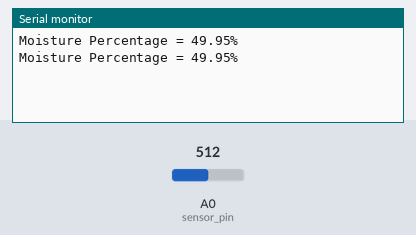
Recording of a sketch running on a simulated Arduino Uno, built with avr-gcc and run on an emulated ATmega328P. On the bench: the last lines printed to the serial monitor. The inputs (shaded band) are chosen by the test bench; at power-on: A0 (sensor_pin) = 512.

Above: at 1.8 s.
1.9 s: A0 (sensor_pin) set to 716
At 2.8 s:
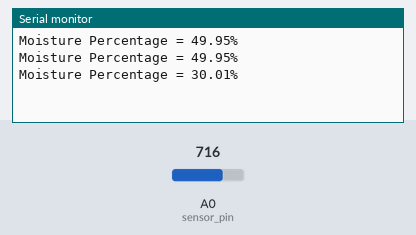
3.4 s: A0 (sensor_pin) set to 900
At 4.7 s:
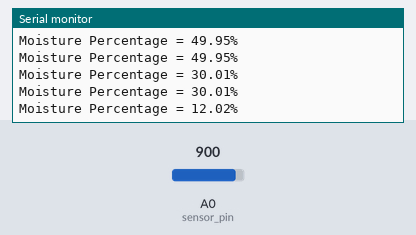
Timing chart, 0 to 6.4 s (numbered marks = the images above; inputs shaded):
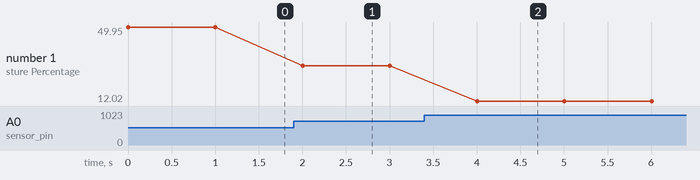

Measured:
- after the input at 1.9 s, the serial monitor: prints a new line after 0.10 s (image 1)
- after the input at 3.4 s, the serial monitor: prints a new line after 0.60 s (image 2)
- plotted number 1: 49.95 → 30.01 after the input at 1.9 s, 30.01 → 12.02 after the input at 3.4 s

The sketch:

moisture.ino
```cpp
const int sensor_pin = A0;	/* Soil moisture sensor O/P pin */

void setup() {
  Serial.begin(9600);
  pinMode(sensor_pin, INPUT);	/* Define baud rate for serial communication */
}

void loop() {
  float moisture_percentage;
  int sensor_analog;
  sensor_analog = analogRead(sensor_pin);
  moisture_percentage = ( 100 - ( (sensor_analog/1023.00) * 100 ) );
  Serial.print("Moisture Percentage = ");
  Serial.print(moisture_percentage);
  Serial.print("%\n\n");
  delay(1000);
}
```
